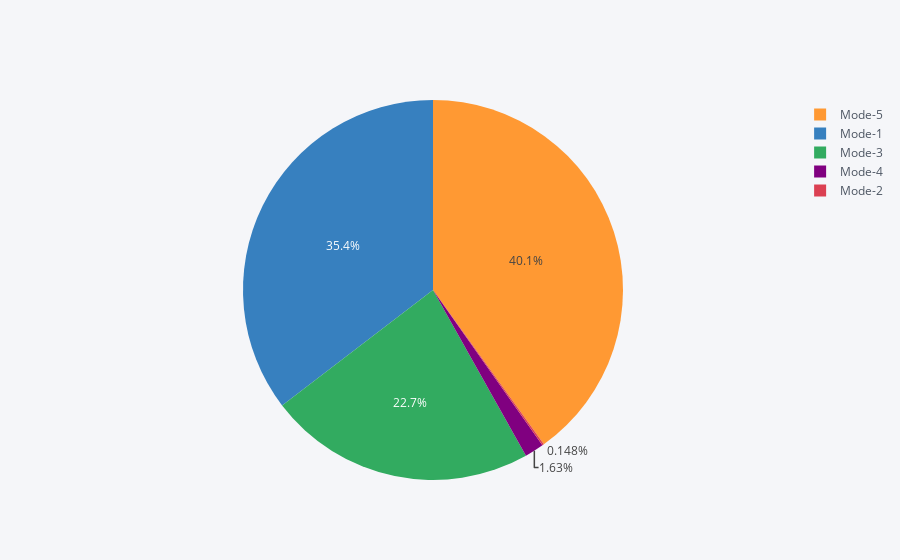

The code cell stored with this chart in its notebook:
### Markdown cell above
## Delivery_Mode

### Code cell
temp = data["Delivery_Mode"].value_counts()
df = pd.DataFrame({'labels': temp.index,
                   'values': temp.values
                  })
df.iplot(kind='pie',labels='labels',values='values')

### Figure 1 — Plotly figure (JSON) as saved in the notebook; plotly's stock layout.template omitted (floating-point values rounded to 4 significant figures)
{"data": [{"labels": ["Mode-5", "Mode-1", "Mode-3", "Mode-4", "Mode-2"], "marker": {"colors": ["rgba(255, 153, 51, 1.0)", "rgba(55, 128, 191, 1.0)", "rgba(50, 171, 96, 1.0)", "rgba(128, 0, 128, 1.0)", "rgba(219, 64, 82, 1.0)"]}, "name": "", "type": "pie", "values": [2975, 2627, 1688, 121, 11]}], "layout": {"legend": {"bgcolor": "#F5F6F9", "font": {"color": "#4D5663"}}, "paper_bgcolor": "#F5F6F9", "plot_bgcolor": "#F5F6F9", "titlefont": {"color": "#4D5663"}}}
